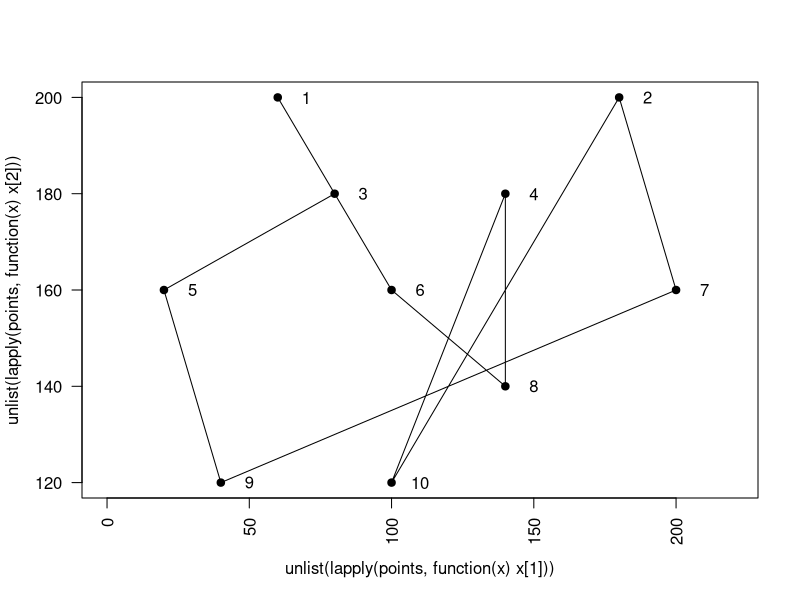

This figure's R source:
# Define all the points
points <- list(c(60, 200), c(180, 200), c(80, 180), c(140, 180), c(20, 160), c(100, 160), c(200, 160), c(140, 140), c(40, 120), c(100, 120))

# Calculate the distances between all points
distances <- matrix(nrow = length(points), ncol = length(points))
for (i in 1:length(points)) {
    for (j in 1:length(points)) {
        distances[i, j] <- sqrt(sum((points[[i]] - points[[j]])^2))
    }
}

# Create a data frame to store the distances
distances_df <- data.frame(distances)

# Set the row names and column names of the data frame
rownames(distances_df) <- paste("Point", 1:length(points))
colnames(distances_df) <- paste("Point", 1:length(points))

# Print the data frame
print(distances_df)

# Use the Sorted Edges Algorithm to find the Hamiltonian circuit
edges <- which(lower.tri(distances), arr.ind = TRUE)
edges <- cbind(edges, distances[edges])
edges <- edges[order(edges[,3]),]
tour <- c()
for(i in 1:nrow(edges)) {
    edge <- edges[i, 1:2]
    if (!(edge[1] %in% tour && edge[2] %in% tour && length(unique(c(tour, edge))) < length(tour) + 1)) {
        tour <- unique(c(tour, edge))
    }
    if (length(tour) == length(points)) {
        break
    }
}
tour <- c(tour, tour[1])

# Calculate the total distance of the circuit
total_distance <- sum(distances[tour[-length(tour)], tour[-1]])

# Output the results
print(paste("The tour is:", paste(tour, collapse = " -> ")))
print(paste("The total distance is:", total_distance))

# Create a PNG graphics device
png("Q3/output.png")

# Visualize the Hamiltonian circuit
plot(unlist(lapply(points, function(x) x[1])), unlist(lapply(points, function(x) x[2])), type = "n", las = 2, xlim = c(min(unlist(lapply(points, function(x) x[1]))) - 20, max(unlist(lapply(points, function(x) x[1]))) + 20))

# Mark the points with black dots
points(unlist(lapply(points, function(x) x[1])), unlist(lapply(points, function(x) x[2])), pch = 19, col = "black")

# Add the point numbers next to the points
text(unlist(lapply(points, function(x) x[1])) + 10, unlist(lapply(points, function(x) x[2])), labels = 1:length(points), cex = 1)

# Draw the lines between the points
lines(unlist(lapply(points[tour], function(x) x[1])), unlist(lapply(points[tour], function(x) x[2])))

# Close the graphics device and save the image
dev.off()
